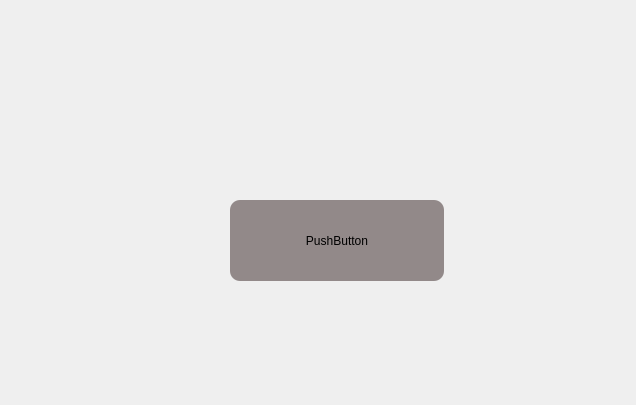
<?xml version="1.0" encoding="UTF-8"?>
<ui version="4.0">
 <class>Form</class>
 <widget class="QWidget" name="Form">
  <property name="geometry">
   <rect>
    <x>0</x>
    <y>0</y>
    <width>636</width>
    <height>405</height>
   </rect>
  </property>
  <property name="windowTitle">
   <string>Form</string>
  </property>
  <property name="styleSheet">
   <string notr="true"/>
  </property>
  <widget class="QPushButton" name="pushButton">
   <property name="geometry">
    <rect>
     <x>230</x>
     <y>200</y>
     <width>214</width>
     <height>81</height>
    </rect>
   </property>
   <property name="styleSheet">
    <string notr="true"> background-color: rgb(146, 137, 137);
border-color:  rgb(193, 125, 8);
    border-radius: 10px;
min-width: 10em;
    padding: 6px;</string>
   </property>
   <property name="text">
    <string>PushButton</string>
   </property>
  </widget>
 </widget>
 <resources/>
 <connections/>
</ui>
